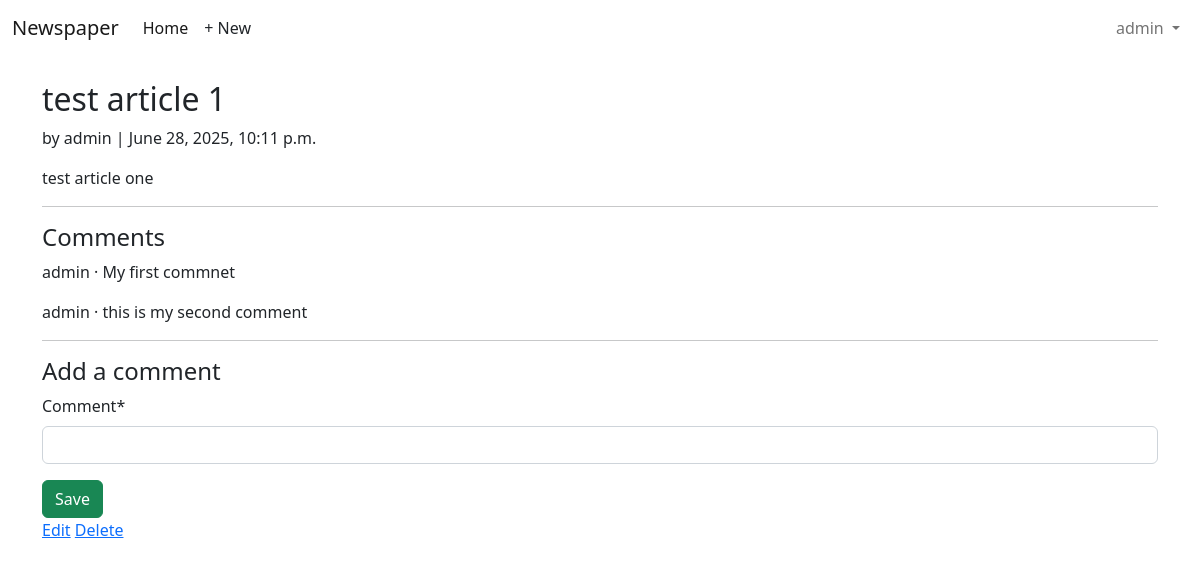
The page /articles/2/ (signed in) on the database its author committed.
### accounts/models.py (models this page shows)
class CustomUser(AbstractUser):
    age = models.PositiveIntegerField(null=True, blank=True)

### articles/models.py (models this page shows, shortened)
class Article(models.Model):
    title = models.CharField(max_length=255)
    body = models.TextField()
    date = models.DateTimeField(auto_now_add=True)
    author = models.ForeignKey(
        settings.AUTH_USER_MODEL,
        on_delete=models.CASCADE,
    )

class Comment(models.Model):
    article = models.ForeignKey(Article, on_delete=models.CASCADE)
    comment = models.CharField(max_length=140)
    author = models.ForeignKey(
    settings.AUTH_USER_MODEL,
    on_delete=models.CASCADE,
    )
    def __str__(self):
        return self.comment

### articles/views.py (the view, shortened to what this page needs)
# urls.py: path("<int:pk>/", ArticleDetailView.as_view(), name="article_detail"),
class ArticleDetailView(LoginRequiredMixin,DetailView):
    def get(self, request, *args, **kwargs):
        view = CommentGet.as_view()
        return view(request, *args, **kwargs)

### articles/forms.py
class CommentForm(forms.ModelForm):
    class Meta:
        model = Comment
        fields = ("comment",)

### articles/views.py (called while the page is built)
    def get_context_data(self, **kwargs):
        context = super().get_context_data(**kwargs)
        context["form"] = CommentForm()
        return context

### templates/article_detail.html
{% extends "base.html" %}
{% load crispy_forms_tags %}
{% block content %}
<div class="article-entry">
<h2>{{ object.title }}</h2>
<p>by {{ object.author }} | {{ object.date }}</p>
<p>{{ object.body }}</p>
</div>
  <hr>
<h4>Comments</h4>
{% for comment in article.comment_set.all %}
<p>{{ comment.author }} &middot; {{ comment }}</p>
{% endfor %}
<hr>
<h4>Add a comment</h4>
<form action="" method="post">{% csrf_token %}
  {{ form|crispy }}
<button class="btn btn-success ml-2" type="submit">Save</button>
</form>
<div>
 {% if article.author.pk == request.user.pk %}
<p><a href="{% url 'article_edit' article.pk %}">Edit</a>
<a href="{% url 'article_delete' article.pk %}">Delete</a>
</p>
  {% endif %}
</div>
{% endblock content %}

### templates/base.html (shortened to what this page needs)
<!DOCTYPE html>
<html>
<head>
  <link href="https://cdn.jsdelivr.net/npm/bootstrap@5.2.3/dist/css/bootstrap.min.css" rel="stylesheet">
  </head>
</head>
<body>
  <nav class="navbar navbar-expand-lg bg-body-tertiary">
    <div class="container-fluid">
      <a class="navbar-brand" href="{% url 'home' %}">Newspaper</a>
      <div class="collapse navbar-collapse" id="navbarSupportedContent">
        <ul class="navbar-nav me-auto mb-2 mb-lg-0">
          <li class="nav-item">
            <a class="nav-link active" aria-current="page" href="#">Home</a>
          </li>
          {% if user.is_authenticated %}
          <li><a href="{% url 'article_new' %}" class="nav-link px-2 link-dark">+ New</a></li>
        </ul>
        <div class="mr-auto">
          <ul class="navbar-nav">
            <li class="nav-item dropdown">
              <a class="nav-link dropdown-toggle" href="#" role="button" data-bs-toggle="dropdown"
                aria-expanded="false">
                {{ user.username }}
              </a>
            </li>
        {% endif %}
      </div>
    </div>
  </nav>
  <main>
    <div class="container mt-4">
      {% block content %}
      {% endblock content %}
    </div>
  </main>
</body>
</html>

### rows shown on the page
CustomUser: username "admin"
Article: title "test article 1", author "admin", date "June 28, 2025, 10:11 p.m.", body "test article one"
Comment: author "admin", comment "My first commnet"
Comment: author "admin", comment "this is my second comment"
